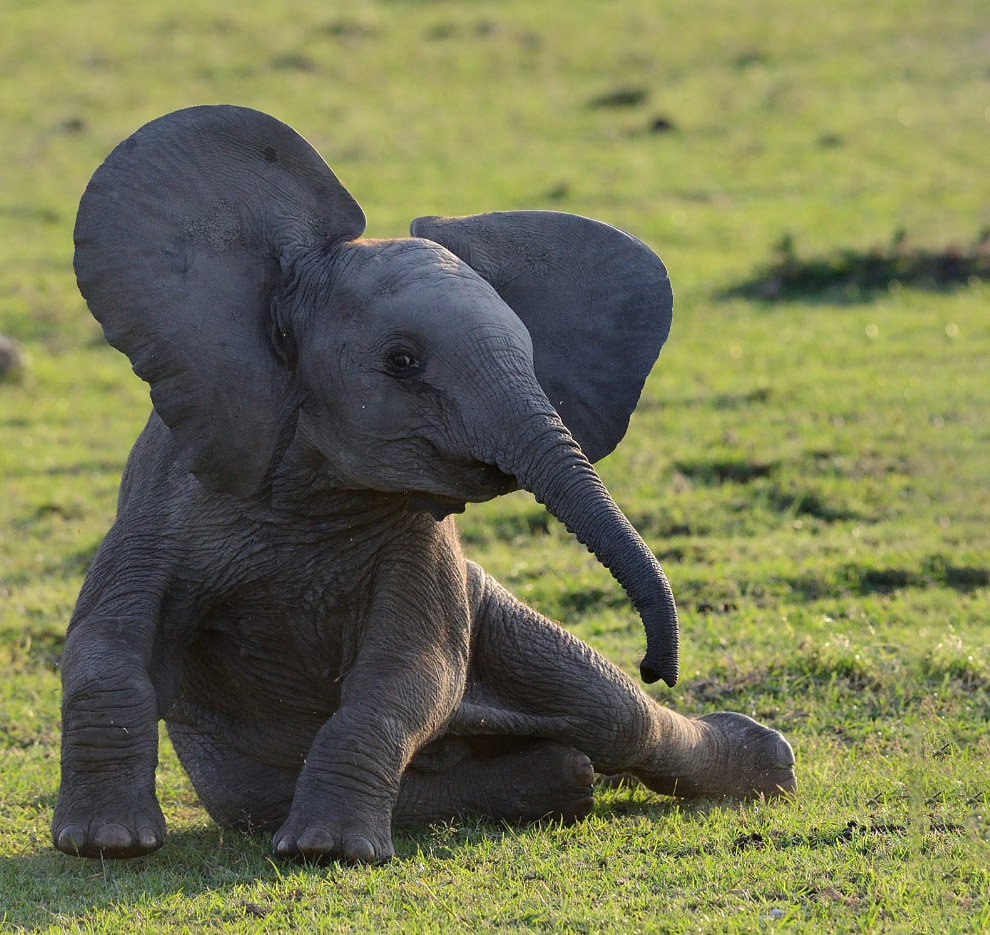
#> input picture test_image.jpg, 990 x 935 px
$ python filter_with_filename.py
#> lines starting #> are read from the running program, lines starting #| are printed output that depends on the picture
from PIL import Image
import numpy as np


def get_avg_brightness(img_data, mosaic_size, x, y):
    return np.average(img_data[x : x + mosaic_size, y : y + mosaic_size])


def save_image(data, file_name, path):
    Image.fromarray(data).save(f'{file_name}.{path.split(".")[-1]}')


def create_mosaic(img_data, img_size, mosaic_size, grayscale_step):
    for x in range(0, img_size[0], mosaic_size):
        for y in range(0, img_size[1], mosaic_size):
            avg_brightness = get_avg_brightness(img_data, mosaic_size, x, y)
            img_data[x : x + mosaic_size, y : y + mosaic_size] = avg_brightness - avg_brightness % grayscale_step


def main():
    path = 'test_image.jpg'
    output_name = 'result_2'
    mosaic_size = 10
    grayscale_step = 50

    img_data = np.array(Image.open(path))
#> img_data is the input picture: shape (935, 990, 3); mean R, G, B 116.6, 119, 81.3
    img_size = img_data.shape
#> img_size = (935, 990, 3)

    create_mosaic(img_data, img_size, mosaic_size, grayscale_step)
#> after the loop in create_mosaic, `for x in range(0, img_size[0], mosaic_size):`:
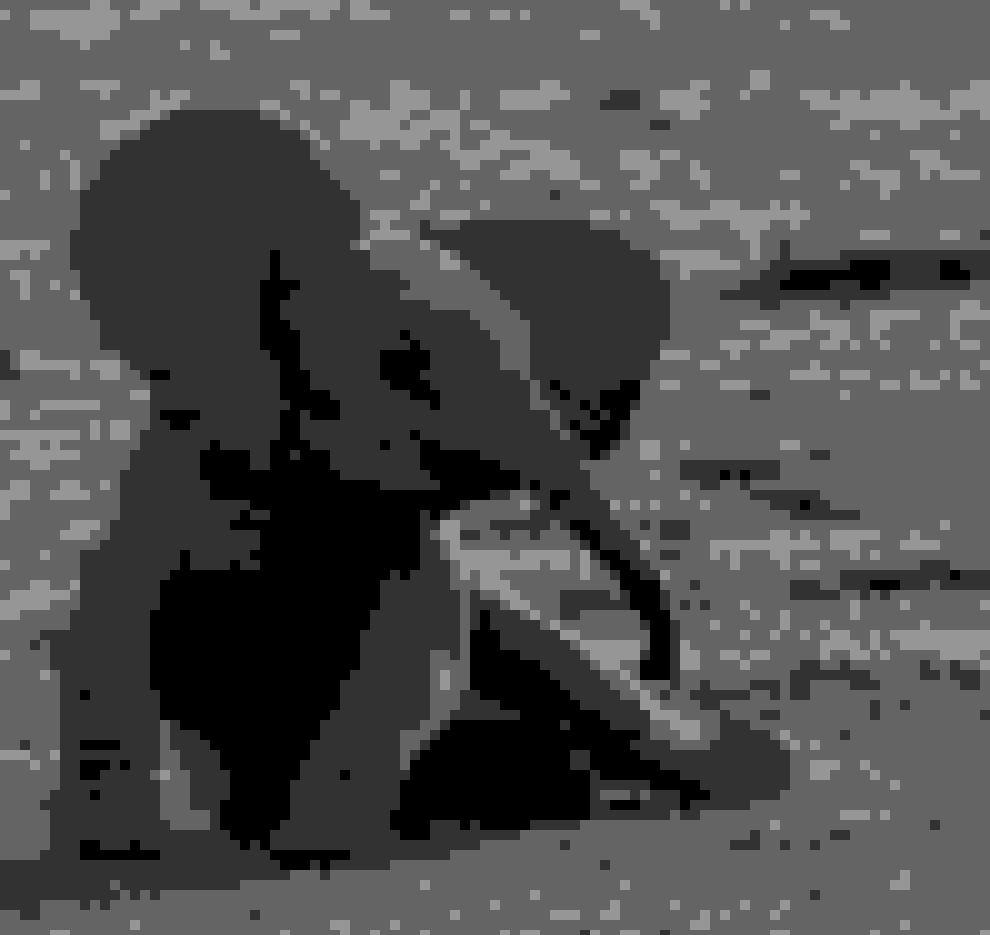
#> img_data: shape (935, 990, 3); min 0, max 150, mean 77.3
    save_image(img_data, output_name, path)


if __name__ == "__main__":
    try:
        main()
    except KeyboardInterrupt:
        quit()
